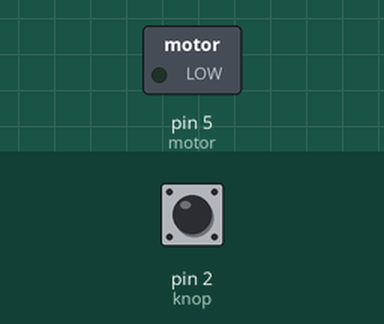
This sketch was run on a simulated Arduino Uno, built with avr-gcc and run on an emulated ATmega328P. On the bench: switched loads named in the sketch (green lamp = pin HIGH). Inputs (shaded band) come from the test bench; at power-on: pin 2 (knop) HIGH.

Above: at 1.2 s.
1.3 s: pin 2 (knop) pulled LOW for 0.15 s
At 1.9 s:
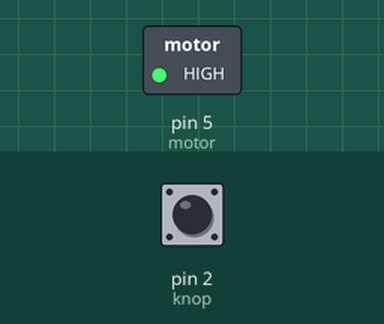
2.9 s: pin 2 (knop) pulled LOW for 1 s
At 4.3 s:
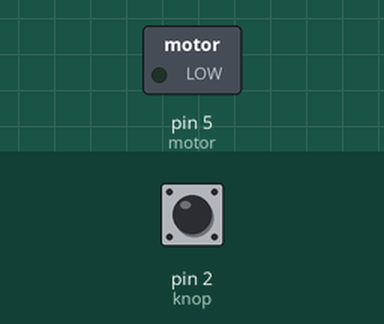
5.4 s: pin 2 (knop) pulled LOW for 3.2 s
At 6.2 s:
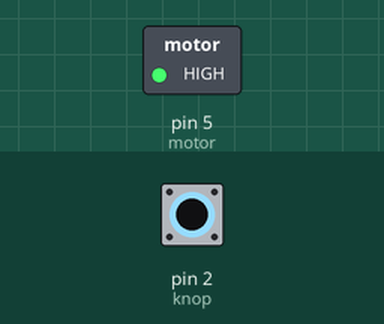
Timing chart, 0 to 8.4 s (numbered marks = the images above; inputs shaded):
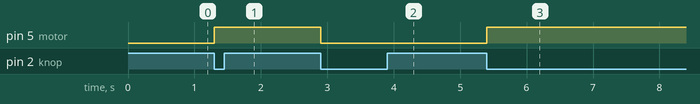

The sketch:

labo9_1.ino
```cpp
int motor = 5;
int knop = 2;
bool knopOudeStatus = 1;
bool knopNieuweStatus = 1;

void setup() {
  // put your setup code here, to run once:
  pinMode(motor, OUTPUT);
  pinMode(knop, INPUT_PULLUP);
  //digitalWrite(motor, HIGH);
}

void loop() {
  // put your main code here, to run repeatedly:
  knopNieuweStatus = digitalRead(knop);

  if(knopNieuweStatus != knopOudeStatus){
    if(!knopNieuweStatus){
      if(!digitalRead(motor)){
        digitalWrite(motor, HIGH);
      }else{
        digitalWrite(motor, LOW);
      }
    }
  }

  knopOudeStatus = knopNieuweStatus;
  delay(50);
}
```

Measured:
- after the input at 1.3 s, pin 5 (motor): LOW → HIGH at once
- after the input at 2.9 s, pin 5 (motor): HIGH → LOW at once
- after the input at 5.4 s, pin 5 (motor): LOW → HIGH at once
